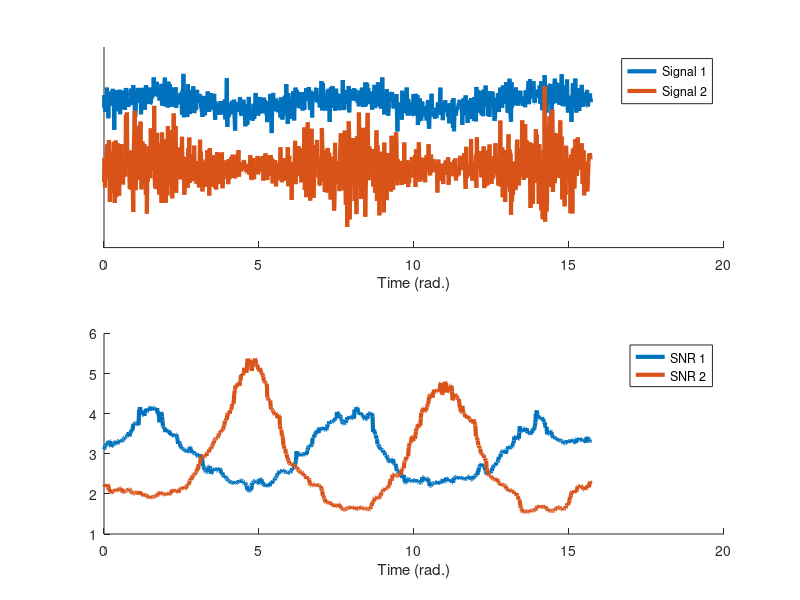
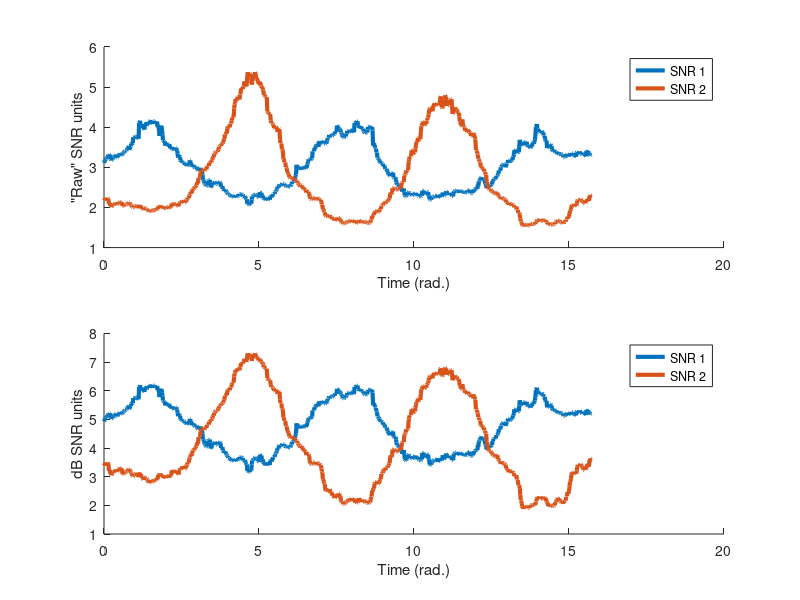

Reproduce these figures in MATLAB, in order. (Note: this script raises an error after producing the figures.)
%%
%     COURSE: Signal processing problems, solved in MATLAB and Python
%    SECTION: Variability
%      VIDEO: Signal-to-noise ratio (SNR)
% Instructor: sincxpress.com
%
%%

pnts = 1000;
time = linspace(0,5*pi,pnts);

% one signal
signal1 = 3+sin(time);
signal1 = signal1 + randn(1,pnts);

% another signal
signal2 = 5 + randn(1,pnts) .* (2+sin(time));



% compute SNR in sliding windows
k = round(pnts*.05); % one-sided window is 5% of signal length

% initialize
[snr_ts1,snr_ts2] = deal( zeros(1,pnts) );

% loop over time points
for i=1:pnts
    
    % time boundaries
    bndL = max(1,i-k);
    bndU = min(pnts,i+k);
    
    % extract parts of signals
    sigpart1 = signal1(bndL:bndU);
    sigpart2 = signal2(bndL:bndU);
    
    % compute windowed SNR
    snr_ts1(i) = mean(sigpart1) / std(sigpart1);
    snr_ts2(i) = mean(sigpart2) / std(sigpart2);
end



%%% some plotting
% plot the signals
figure(1), clf
subplot(211), hold on
plot(time,signal1+10,'linew',3)
plot(time,signal2,'linew',3)
set(gca,'ytick',[])
xlabel('Time (rad.)')
legend({'Signal 1';'Signal 2'})

% plot SNRs
subplot(212), hold on
plot(time,snr_ts1,'linew',3)
plot(time,snr_ts2,'linew',3)
legend({'SNR 1';'SNR 2'})
xlabel('Time (rad.)')



% plot SNRs
figure(2), clf
subplot(211), hold on
plot(time,snr_ts1,'linew',3)
plot(time,snr_ts2,'linew',3)
legend({'SNR 1';'SNR 2'})
ylabel('"Raw" SNR units')
xlabel('Time (rad.)')


subplot(212), hold on
plot(time,10*log10(snr_ts1),'linew',3)
plot(time,10*log10(snr_ts2),'linew',3)
legend({'SNR 1';'SNR 2'})
ylabel('dB SNR units')
xlabel('Time (rad.)')


%% try in a voltage time series

% import data
load SNRdata.mat

% plot mean and std data time series
figure(3), clf
subplot(211)
plot(timevec,mean(eegdata,3),'linew',3)
xlabel('Time (ms)'), ylabel('Voltage (\muV)')
legend({'Chan_1';'Chan_2'})
title('Average time series')


subplot(212)
plot(timevec,std(eegdata,[],3),'linew',3)
xlabel('Time (ms)'), ylabel('Voltage (std.)')
legend({'Chan_1';'Chan_2'})
title('Standard deviation time series')


%% SNR

% compute SNR
snr = mean(eegdata,3) ./ std(eegdata,[],3);

% plot
figure(4), clf
plot(timevec,10*log10(snr),'linew',3)
xlabel('Time (ms)'), ylabel('SNR 10log_{10}(mean/var)')
legend({'Chan_1';'Chan_2'})
title('SNR time series')

%% alternative: SNR at a point

% pick time point
timepoint = 375;
basetime  = [-500 0];

% average over repetitions
erp = mean(eegdata,3);

% SNR components
snr_num = erp(:,dsearchn(timevec',timepoint));
snr_den = std( erp(:,dsearchn(timevec',basetime(1)):dsearchn(timevec',basetime(2))) ,[],2);



% display SNR in the command window
for i=1:2
    disp([ 'SNR at ' num2str(timepoint) 'ms in channel ' num2str(i) ' = ' num2str(snr_num(i)./snr_den(i)) ])
end


%% done.
